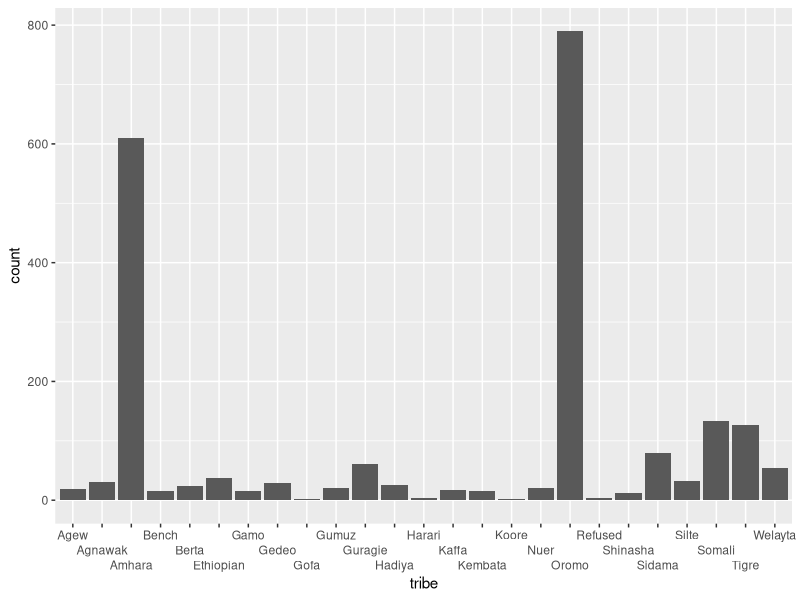
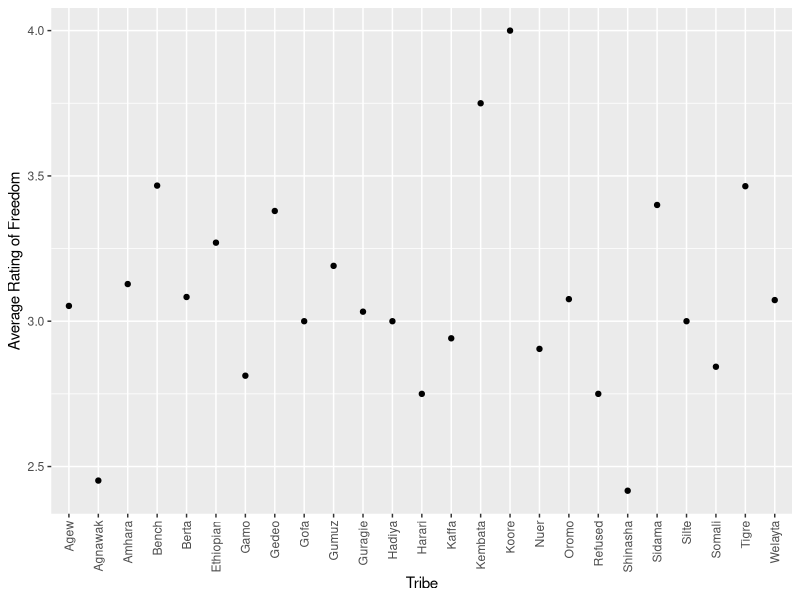
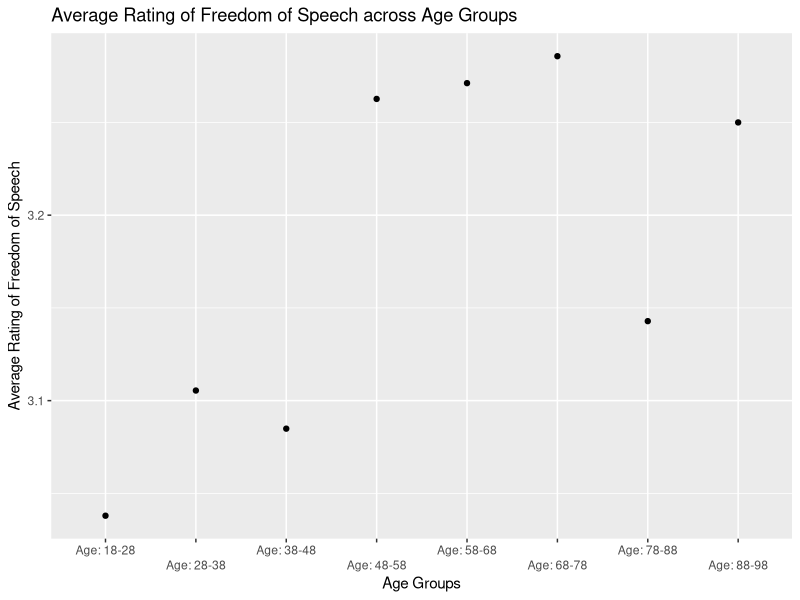

These charts were generated, in order, by the following R code: (Note: this script raises an error after producing the figures.)
## ---- chunk 1
library(tidyverse)
library(ggplot2)
library(haven)
library(broom)
## ---- chunk 2
data1 <- read_spss("data1ethiopia.sav")
data1
## ---- chunk 3
selected_data1 <- data1 |>
  select(RESPNO, Q10A,REGION, Q101, Q81, Q2, Q1, URBRUR, Q82C, Q82D, Q103, Q84C) |>
  rename( "Freedom"= "Q10A", "Gender" = "Q101", "Tribe" = "Q81", "Age" = "Q1", "Home_Language" = "Q2","Urban" = "URBRUR", "MTongueComfort" = "Q82C", "CulturalComfort" = "Q82D", "Interview_Language" = "Q103", "ethnic_discrimination" = "Q84C") |>
  
  mutate(Urban = case_when (Urban == 1 ~ "1", Urban == 2 ~ "0"),
         MotherTongue = if_else (MTongueComfort == 1, "Yes", "No"), 
         CulturalComfort = if_else (CulturalComfort == 1, "Yes", "No"),
         tribe = case_when(Tribe == 1340 ~ "Oromo",Tribe == 1341 ~ "Amhara", 
                           Tribe == 1342 ~ "Somali", Tribe == 1343 ~"Tigre", 
                           Tribe == 1344 ~ "Sidama", Tribe == 1345 ~ "Guragie", 
                           Tribe == 1346 ~ "Silte", Tribe == 1347 ~ "Welayta", 
                           Tribe == 1348 ~ "Hadiya", Tribe == 1349 ~"Kembata", 
                           Tribe == 1350 ~ "Gedeo", Tribe == 1351 ~ "Gamo", 
                           Tribe == 1352 ~ "Kaffa", Tribe == 1354 ~ "Harari",
                           Tribe == 1355 ~ "Agnawak", Tribe == 1356 ~ "Nuer", 
                           Tribe == 1357 ~ "Dinka", Tribe == 1358 ~ "MeJenge", 
                           Tribe == 1359 ~ "Shinasha", Tribe == 1360 ~ "Berta", 
                           Tribe == 1361 ~ "Agew", Tribe == 1362 ~ "Ari", 
                           Tribe == 1363 ~ "Bena Tsemay", Tribe == 1364 ~"Bench", 
                           Tribe == 1365 ~ "Gofa", Tribe == 1366 ~ "Gumuz", 
                           Tribe == 1367 ~ "Koore", Tribe == 9990 ~ "Ethiopian",
                           Tribe == 9998 ~ "Refused"),
         gender = case_when(Gender == 1 ~ "0", Gender == 2 ~ "1"),
         
         Home_Language = case_when(Home_Language == 1340 ~ "Oromiffa", Home_Language == 1341 ~ "Amharic", 
                                   Home_Language == 1342 ~ "Somaligna", Home_Language == 1343 ~"Tigrigna", 
                                   Home_Language == 1344 ~ "Sidamigna", Home_Language == 1345 ~ "Guragigna", 
                                   Home_Language == 1346 ~ "Silte", Home_Language == 1347 ~ "Welayitigna", 
                                   Home_Language == 1348 ~ "Hadiyagna", Home_Language == 1349 ~"Kembatigna", 
                                   Home_Language == 1350 ~ "Gedogna", Home_Language == 1351 ~ "Gamogna", 
                                   Home_Language == 1352 ~ "Kafficho", Home_Language == 1353 ~ "Afarigna" ,
                                   Home_Language == 1354 ~ "Adergigna (Harari)",
                                   Home_Language == 1355 ~ "Agnawakigna", Home_Language == 1356 ~ "Nuerigna", 
                                   Home_Language == 1357 ~ "Dinkagna", Home_Language == 1358 ~ "Mejengegna", 
                                   Home_Language == 1359 ~ "Shinashigna", Home_Language == 1360 ~ "Bertagan", 
                                   Home_Language == 1363 ~ "Agewigna", Home_Language == 1362 ~ "Bench", 
                                   Home_Language == 1361 ~ "Gumuz"),
         
         
         Interview_Language = case_when(Interview_Language == 1 ~ "English", Interview_Language == 1340 ~ "Oromiffa", 
                                        Interview_Language == 1341 ~ "Amharic", Interview_Language == 1342 ~ "Somaligna", 
                                        Interview_Language == 1343 ~ "Tigrigna"),
         
         age_group = case_when(Age >= 18 & Age <= 28  ~ "Age: 18-28",
                        Age >= 28 & Age <= 38 ~ "Age: 28-38",
                        Age >= 38 & Age <= 48 ~ "Age: 38-48",
                        Age >= 48 & Age <= 58 ~ "Age: 48-58",
                        Age >= 58 & Age <= 68 ~ "Age: 58-68",
                        Age >= 68 & Age <= 78 ~ "Age: 68-78",
                        Age >= 78 & Age <= 88 ~ "Age: 78-88",
                        Age >= 88 & Age <= 98 ~ "Age: 88-98"),
         ethnic_discrimination = case_when (ethnic_discrimination == 0 ~ "No", 
                                            ethnic_discrimination == 1 ~ "Yes", 
                                            ethnic_discrimination == 2 ~ "Yes",
                                            ethnic_discrimination == 3 ~ "Yes",
                                            ethnic_discrimination == -1 ~ "NA",
                                            ethnic_discrimination == 8 ~ "NA",
                                            ethnic_discrimination == 9 ~ "NA"))|>
  drop_na()

selected_data1 |>
  select(Freedom, REGION, Age, gender,tribe, Home_Language, Urban, MTongueComfort, CulturalComfort, Interview_Language, age_group, ethnic_discrimination)

## ---- chunk 4
tribecount<- selected_data1 |>
  ggplot(aes(x = tribe)) +
  geom_bar(stat = "count") +
  scale_x_discrete(guide = guide_axis(n.dodge=3))
tribecount


tribecount <- selected_data1 |>
  group_by(tribe) |>
  summarize(count = n())

knitr:: kable(tribecount)


## ---- chunk 5
mean_Freedom_by_tribe <-selected_data1 |>
  group_by(tribe)|>
  summarize(mean_Freedom = mean(Freedom))
mean_Freedom_by_tribe


knitr::kable(mean_Freedom_by_tribe, col.names = c("Tribe", "Average Rating of Freedom"))
## ---- chunk 6
mean_Freedom_by_tribe |>
  ggplot(aes(x = tribe, y = mean_Freedom)) +
  guides(x = guide_axis(angle = 90)) +
  labs (x = "Tribe", y = "Average Rating of Freedom") +
  geom_point()
mean_Freedom_by_tribe
## ---- chunk 7
oromo_urban <- selected_data1|>
  filter(tribe == "Oromo", Urban == 1) |>
  summarize(mean(Freedom))
knitr::kable(oromo_urban, col.names = "Average Rating of Freedom for Urban Oromos")
 
oromo_rural <- selected_data1|>
  filter(tribe == "Oromo", Urban == 0) |>
  summarize(mean(Freedom))
knitr::kable(oromo_rural, col.names = "Average Rating of Freedom for Rural Oromos")
## ---- chunk 8
amhara_urban <- selected_data1|>
  filter(tribe == "Amhara", Urban == 1) |>
  summarize(mean(Freedom))
knitr::kable(amhara_urban, col.names = "Average Rating of Freedom for Urban Amharas")
 
amhara_rural <- selected_data1|>
  filter(tribe == "Amhara", Urban == 0) |>
  summarize(mean(Freedom))
knitr::kable(amhara_rural, col.names = "Average Rating of Freedom for Rural Amharas")
## ---- chunk 9
tigre_urban <- selected_data1|>
  filter(tribe == "Tigre", Urban == 1) |>
  summarize(mean(Freedom))
knitr::kable(tigre_urban, col.names = "Average Rating of Freedom for Urban Tigres")
 
tigre_rural <- selected_data1|>
  filter(tribe == "Tigre", Urban == 0) |>
  summarize(mean(Freedom))
knitr::kable(tigre_rural, col.names = "Average Rating of Freedom for Rural Tigres")
## ---- chunk 10
somali_urban <- selected_data1|>
  filter(tribe == "Somali", Urban == 1) |>
  summarize(mean(Freedom))
knitr::kable(somali_urban, col.names = "Average Rating of Freedom for Urban Somalis")
 
somali_rural <- selected_data1|>
  filter(tribe == "Somali", Urban == 0) |>
  summarize(mean(Freedom))
knitr::kable(somali_rural, col.names = "Average Rating of Freedom for Rural Somalis")
## ---- chunk 11
agecount <- selected_data1 |>
  group_by(Age) |>
  summarize(count = n())
agecount
## ---- chunk 12
age_rating <- selected_data1 |>
  group_by(Age) |>
  summarize("Average Rating of Freedom of Speech" = mean(Freedom))
age_rating
## ---- chunk 13
age_effect <-selected_data1 |>
  group_by(age_group)|>
  summarize(mean_freedom= mean(Freedom, na.rm = TRUE)) |>
  ggplot(mapping = aes (x = age_group, y = mean_freedom, na.rm = TRUE)) +
  geom_point() +
  geom_smooth(method = "lm") +
  labs(x = "Age Groups", y = "Average Rating of Freedom of Speech", title = "Average Rating of Freedom of Speech across Age Groups" ) +
  scale_x_discrete(guide = guide_axis(n.dodge=2))
age_effect

## ---- chunk 14
language__match <- selected_data1 |>
  mutate(languagematch = if_else(Home_Language == Interview_Language, "1", "0", missing = NULL))
language__match

language_match <- language__match |>
  filter(languagematch == 1)|>
  summarize("average rating of freedom when languages did match" = mean(Freedom)) 
language_match

language_match <- language__match |>
  filter(languagematch == 0)|>
  summarize("average rating of freedom when languages didnt match" = mean(Freedom)) 
language_match

language_match_urban <- language__match |>
  filter(languagematch == 1, Urban == "Urban")|>
  summarize("average rating of freedom when languages did match and urban" = mean(Freedom)) 
language_match_urban

language_nomatch_urban <- language__match |>
  filter(languagematch == 0, Urban == "Urban")|>
  summarize("average rating of freedom when languages did not match and urban" = mean(Freedom)) 
language_nomatch_urban

language_match_rural <- language__match |>
  filter(languagematch == 1, Urban == "Rural")|>
  summarize("average rating of freedom when languages did match and rural" = mean(Freedom)) 
language_match_rural

language_nomatch_rural <- language__match |>
  filter(languagematch == 0, Urban == "Rural")|>
  summarize("average rating of freedom when languages did not match and rural" = mean(Freedom)) 
language_nomatch_rural

## ---- chunk 15
fit <- lm(Freedom ~ gender, data = final_data)
  summary(fit)

## ---- chunk 16
fit_1 <- lm(Freedom ~ Age, data = final_data)
  summary(fit_1)
## ---- chunk 17
fit_2 <- lm(Freedom ~ Age + gender + Urban, data = final_data)
  summary(fit_2)
## ---- chunk 18
fit_3 <- lm(Freedom ~ tribe, data = final_data)
  summary(fit_3)
## ---- chunk 19
subset_final_data <- final_data |>
  filter(tribe %in% c("Amhara", "Oromo", "Tigre", "Somali"))
subset_final_data
## ---- chunk 20
test_subset_fit <- lm(Freedom ~ tribe, data = subset_final_data)
  summary(test_subset_fit)
## ---- chunk 21
test_subset_fit <- lm(Freedom ~ Urban + Age + tribe, data = subset_final_data)
  summary(test_subset_fit)
## ---- chunk 22
test_fit <- lm (Freedom ~ Urban + Age + tribe, data = final_data)
  summary(test_fit)
